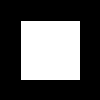
Frame 1 (no input)
Frame 60 (the mouse pressed at the canvas centre just before this capture): blank canvas, image omitted
Frame 120 (the mouse held since frame 60 and released just before this capture): identical to frame 1, image omitted

The Processing sketch that drew this single still picture (run headless with seeded random() and noise(); from frame 60 on, the mouse is pressed at the canvas centre):

// Processing sketch: timer_approximatif
// ── timer_approximatif.pde
// renaud.jean-francois(arobas)uqam(point)ca
// Syntaxe Processing version 3.0a3
// mardi, 23 septembre 2014

int tempsInitial = 0, tempsPresent, tempsEcoule;
int dureeTimerEnMillisecondes = 1000;
boolean chronoEnMarche = true;

void setup() {
}

void draw() {
  background(0);

  //Évaluation du temps écoulé depuis le dernier clic (ou le démarrage du sketch si on n’a pas encore cliqué)
  tempsPresent = millis();
  tempsEcoule = tempsPresent - tempsInitial;

  // Le temps écoulé est-il au-delà de la durée fixée par notre minuteur?
  if (tempsEcoule > dureeTimerEnMillisecondes) {
    // Si oui, le chronomètre ne doit plus être en fonction
    chronoEnMarche = false;
  }


  // L’affichage se fait uniquement lorsque que le chronomètre est en fonction
  if (chronoEnMarche) {
    fill(255);
    rect(20, 20, 60, 60);
  }
}

void mousePressed() {
  //if (!chronoEnMarche) { // code optionnel
  tempsInitial = millis();
  chronoEnMarche = true;
  //}
}
